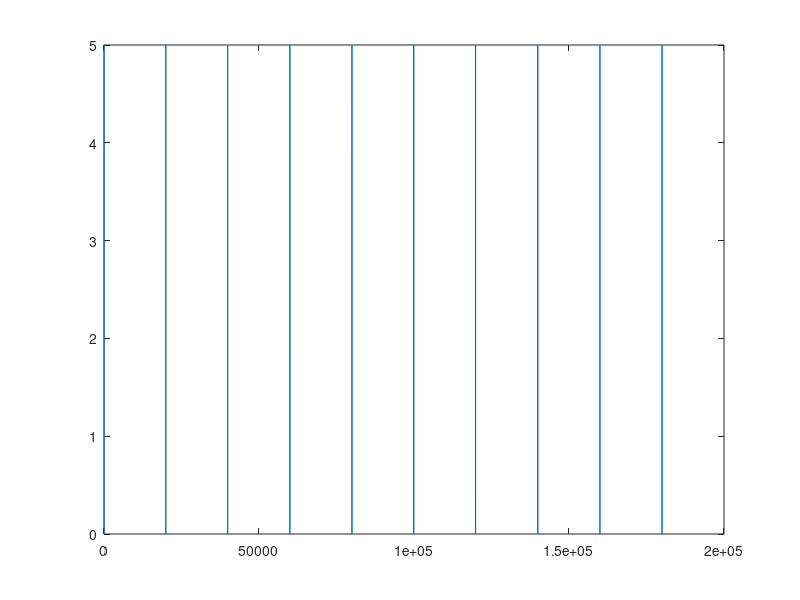

MATLAB code for this plot:
% PackIO_OutputArrayBuilder
% Builds a voltage output array of repeating triggers for PackIO
% Lloyd Russell May 2014

% variables to customise
filename       = 'LLOYD_VOLTAGE_OUTPUT_AO_NUMBERCELLS_20REPS_FAST';             % filename for saved output file
exp_dur_secs   = 10*20;                                                    % experiment duration in seconds
stim_rate_hz   = 0.05;                                                     % stim rate in hz
trig_dur_msecs = 50;                                                       % trigger duration in milliseconds
sample_rate_hz = 1000;                                                     % output device sample rate in hz
jitter_msecs   = 200;                                                        % jitter, randomise stim intervals. use 0 for no jitter. TOTAL jitter, plus/minus half this amount.

% conversions
exp_length     = exp_dur_secs * sample_rate_hz;
num_trigs      = ceil(stim_rate_hz * exp_dur_secs);                        % calculate number of stim in entire experiment
trig_length    = trig_dur_msecs/1000 * sample_rate_hz;                     % calculate length of trigger pulse at device sample rate
jitter_length  = jitter_msecs/1000 * sample_rate_hz;                       % calculate length of possible jitter at device sample rate

% calculate trigger times/intervals
post_trig_intervals = (floor(1/stim_rate_hz*sample_rate_hz))-(jitter_length/2) + floor(rand(num_trigs-1, 1)*jitter_length); % takes the minimum stim time, adds a random amount of jitter do give ranged with mean centred at dfined stim interval
trig_times          = [0; cumsum(post_trig_intervals)]+1;                  % first stim at time 0, cumulative sum to get absolute times of next stims given by the intervals. plus one to allow correct indexing

% build array
out_array = zeros(exp_length, 1);                                          % initialise the output array
for i = 1:num_trigs
    index = (trig_times(i):((trig_times(i)+trig_length)-1));               % build an 'index array', trigger times to set high
    out_array(index) = 5;
end

% save output
fid = fopen([filename '.dat'],'w','l');
fwrite(fid,out_array,'double');
fclose(fid);

% visualise
figure; plot(out_array);
